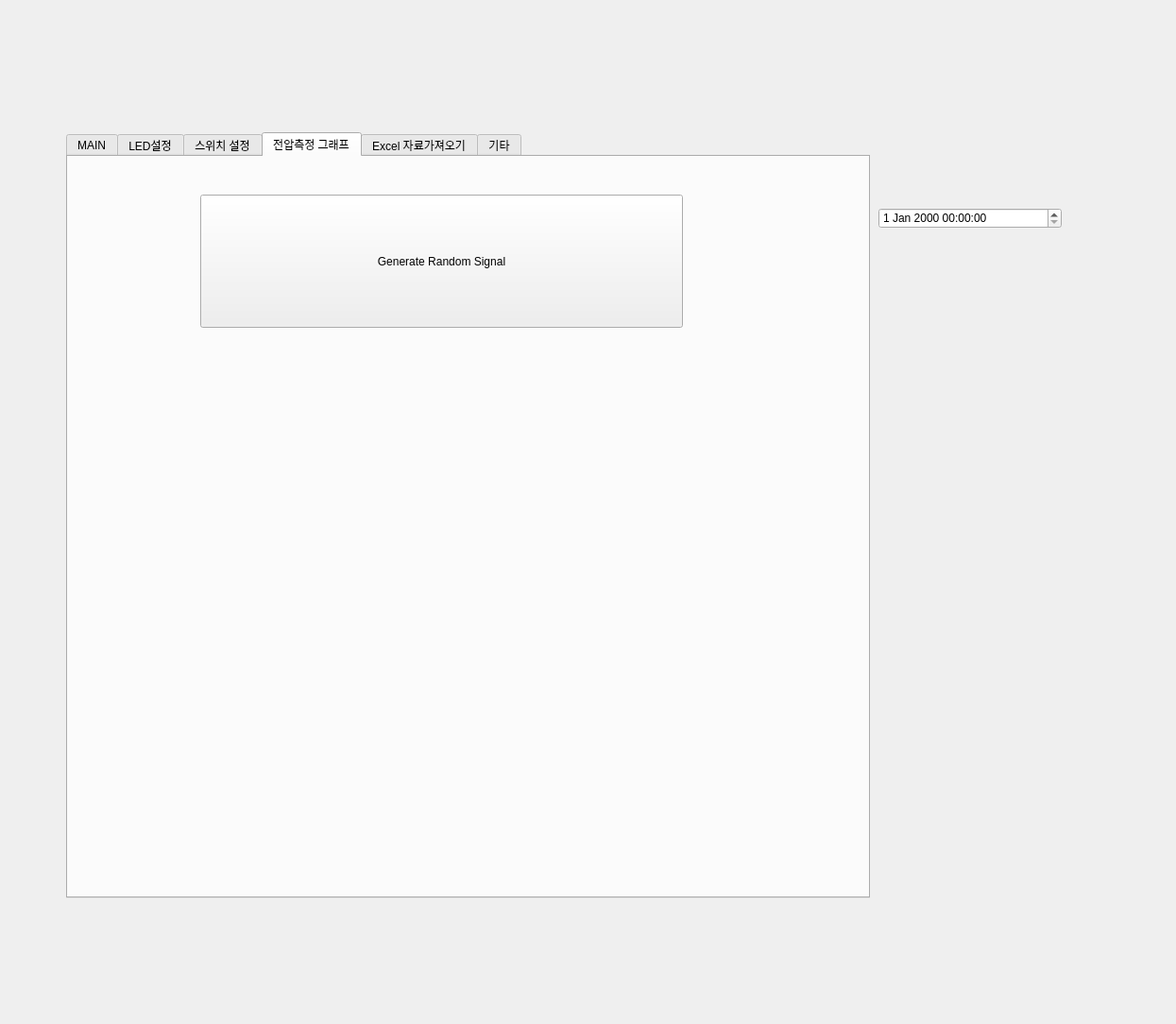
<?xml version="1.0" encoding="UTF-8"?>
<ui version="4.0">
 <class>Form</class>
 <widget class="QWidget" name="Form">
  <property name="geometry">
   <rect>
    <x>0</x>
    <y>0</y>
    <width>1245</width>
    <height>1084</height>
   </rect>
  </property>
  <property name="windowTitle">
   <string>Form</string>
  </property>
  <widget class="QTabWidget" name="tabWidget">
   <property name="geometry">
    <rect>
     <x>70</x>
     <y>140</y>
     <width>851</width>
     <height>811</height>
    </rect>
   </property>
   <property name="whatsThis">
    <string>&lt;html&gt;&lt;head/&gt;&lt;body&gt;&lt;p&gt;f&lt;/p&gt;&lt;/body&gt;&lt;/html&gt;</string>
   </property>
   <property name="currentIndex">
    <number>3</number>
   </property>
   <widget class="QWidget" name="widget">
    <attribute name="title">
     <string>MAIN</string>
    </attribute>
   </widget>
   <widget class="QWidget" name="tab_2">
    <attribute name="title">
     <string>LED설정</string>
    </attribute>
   </widget>
   <widget class="QWidget" name="tab_3">
    <attribute name="title">
     <string>스위치 설정</string>
    </attribute>
   </widget>
   <widget class="QWidget" name="tab_4">
    <attribute name="title">
     <string>전압측정 그래프</string>
    </attribute>
    <widget class="QPushButton" name="btn_Generate">
     <property name="geometry">
      <rect>
       <x>140</x>
       <y>40</y>
       <width>511</width>
       <height>141</height>
      </rect>
     </property>
     <property name="text">
      <string>Generate Random Signal</string>
     </property>
    </widget>
    <widget class="MplWidgetChange" name="MplWidgetChange" native="true">
     <property name="geometry">
      <rect>
       <x>0</x>
       <y>210</y>
       <width>821</width>
       <height>591</height>
      </rect>
     </property>
    </widget>
   </widget>
   <widget class="QWidget" name="widget">
    <attribute name="title">
     <string>Excel 자료가져오기</string>
    </attribute>
    <widget class="QTableWidget" name="tableWidget">
     <property name="geometry">
      <rect>
       <x>-20</x>
       <y>130</y>
       <width>751</width>
       <height>641</height>
      </rect>
     </property>
    </widget>
    <widget class="QLabel" name="label">
     <property name="geometry">
      <rect>
       <x>20</x>
       <y>60</y>
       <width>101</width>
       <height>31</height>
      </rect>
     </property>
     <property name="text">
      <string>CSV 파일명</string>
     </property>
     <property name="textFormat">
      <enum>Qt::RichText</enum>
     </property>
    </widget>
    <widget class="QTextEdit" name="csvFile">
     <property name="geometry">
      <rect>
       <x>130</x>
       <y>50</y>
       <width>271</width>
       <height>41</height>
      </rect>
     </property>
    </widget>
    <widget class="QPushButton" name="pushButton">
     <property name="geometry">
      <rect>
       <x>430</x>
       <y>50</y>
       <width>111</width>
       <height>41</height>
      </rect>
     </property>
     <property name="text">
      <string>CLICK</string>
     </property>
    </widget>
   </widget>
   <widget class="QWidget" name="tab_6">
    <attribute name="title">
     <string>기타</string>
    </attribute>
   </widget>
  </widget>
  <widget class="QDateTimeEdit" name="dateTimeEdit">
   <property name="geometry">
    <rect>
     <x>930</x>
     <y>220</y>
     <width>194</width>
     <height>22</height>
    </rect>
   </property>
  </widget>
 </widget>
 <customwidgets>
  <customwidget>
   <class>MplWidgetChange</class>
   <extends>QWidget</extends>
   <header>mplwidgetchange.h</header>
   <container>1</container>
  </customwidget>
 </customwidgets>
 <resources/>
 <connections/>
</ui>
